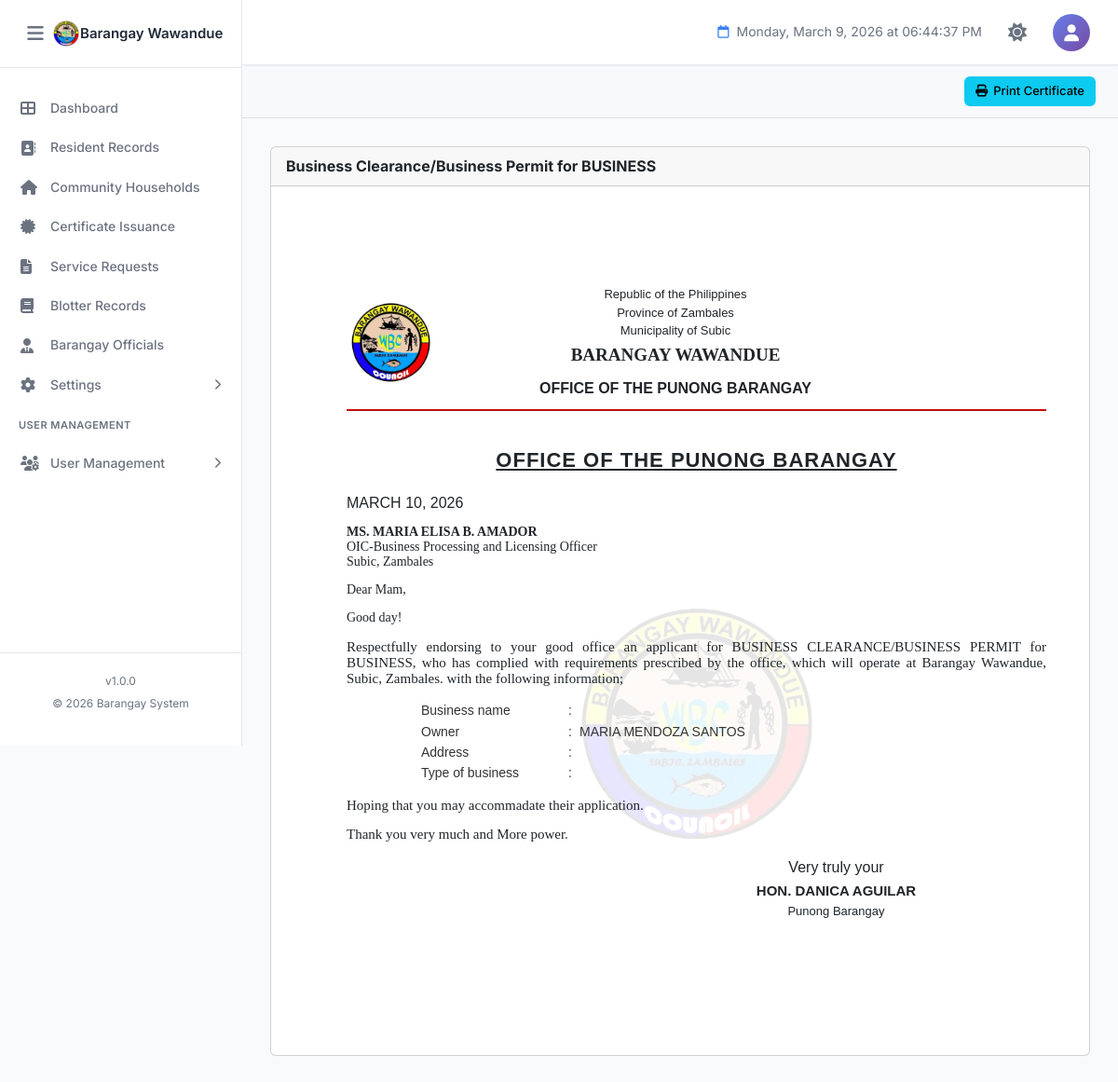
/certifications/certificate-businesspermit.php?resident_id=13 (signed in), run on the app's committed database.
### tables this page shows
CREATE TABLE `barangay_info` (
  `id` int(11) NOT NULL,
  `province_name` varchar(100) NOT NULL DEFAULT 'Province Name',
  `town_name` varchar(100) NOT NULL DEFAULT 'Town/City Name',
  `barangay_name` varchar(100) NOT NULL DEFAULT 'Barangay Name',
  `contact_number` varchar(20) DEFAULT NULL,
  `dashboard_text` text DEFAULT NULL,
  `municipal_logo` varchar(255) DEFAULT NULL COMMENT 'Path to municipal/city logo',
  `barangay_logo` varchar(255) DEFAULT NULL COMMENT 'Path to barangay logo',
  `dashboard_image` varchar(255) DEFAULT NULL COMMENT 'Path to dashboard background image',
  `created_at` timestamp NOT NULL DEFAULT current_timestamp(),
  `updated_at` timestamp NOT NULL DEFAULT current_timestamp() ON UPDATE current_timestamp(),
  `updated_by` int(11) DEFAULT NULL COMMENT 'User ID who last updated',
  PRIMARY KEY (`id`),
  KEY `fk_barangay_info_user` (`updated_by`)
);

CREATE TABLE `residents` (
  `id` int(11) NOT NULL AUTO_INCREMENT,
  `resident_id` varchar(20) DEFAULT NULL COMMENT 'Auto-generated resident ID (Format: W-XXXXX)',
  `photo` varchar(255) DEFAULT NULL COMMENT 'Path to resident photo',
  `first_name` varchar(100) NOT NULL,
  `middle_name` varchar(100) DEFAULT NULL,
  `last_name` varchar(100) NOT NULL,
  `suffix` varchar(20) DEFAULT NULL COMMENT 'Jr., Sr., III, etc.',
  `sex` enum('Male','Female','Other') NOT NULL,
  `date_of_birth` date NOT NULL,
  `age` int(3) DEFAULT NULL COMMENT 'Calculated from date_of_birth',
  `place_of_birth` varchar(255) DEFAULT NULL,
  `religion` varchar(100) DEFAULT NULL,
  `ethnicity` enum('IPS','Non-IPS','') DEFAULT NULL COMMENT 'Indigenous People Status',
  `mobile_number` varchar(20) NOT NULL,
  `email` varchar(100) DEFAULT NULL,
  `current_address` text NOT NULL,
  `household_no` varchar(50) DEFAULT NULL,
  `household_contact` varchar(20) DEFAULT NULL,
  `purok` varchar(50) DEFAULT NULL,
  `civil_status` enum('Single','Married','Widowed','Separated','Divorced') NOT NULL,
  `spouse_name` varchar(255) DEFAULT NULL,
  `father_name` varchar(255) DEFAULT NULL,
  `mother_name` varchar(255) DEFAULT NULL,
  `number_of_children` int(2) DEFAULT 0,
  `household_head` varchar(255) DEFAULT NULL,
  `educational_attainment` varchar(100) DEFAULT NULL,
  `employment_status` varchar(50) DEFAULT NULL,
  `occupation` varchar(100) DEFAULT NULL,
  `monthly_income` varchar(50) DEFAULT NULL,
  `fourps_member` enum('Yes','No') DEFAULT 'No' COMMENT '4Ps Beneficiary',
  `fourps_id` varchar(50) DEFAULT NULL COMMENT '4Ps ID Number',
  `voter_status` enum('Yes','No','') DEFAULT NULL,
  `precinct_number` varchar(50) DEFAULT NULL,
  `pwd_status` enum('Yes','No') DEFAULT 'No' COMMENT 'Person with Disability',
  `senior_citizen` enum('Yes','No') DEFAULT 'No',
  `indigent` enum('Yes','No') DEFAULT 'No',
  `philhealth_id` varchar(50) DEFAULT NULL,
  `membership_type` enum('Member','Dependent','None','') DEFAULT NULL,
  `philhealth_category` varchar(100) DEFAULT NULL,
  `age_health_group` varchar(100) DEFAULT NULL,
  `medical_history` text DEFAULT NULL,
  `lmp_date` date DEFAULT NULL COMMENT 'Last Menstrual Period',
  `using_fp_method` enum('Yes','No','') DEFAULT NULL COMMENT 'Family Planning Method',
  `fp_methods_used` varchar(100) DEFAULT NULL COMMENT 'Family Planning Methods',
  `fp_status` varchar(50) DEFAULT NULL COMMENT 'Family Planning Status',
  `water_source_type` varchar(100) DEFAULT NULL,
  `toilet_facility_type` varchar(100) DEFAULT NULL,
  `remarks` text DEFAULT NULL,
  `verification_status` enum('Pending','Verified','Rejected') DEFAULT 'Pending' COMMENT 'Resident verification status',
  `verified_by` int(11) DEFAULT NULL COMMENT 'User ID who verified',
  `verified_at` datetime DEFAULT NULL COMMENT 'Verification timestamp',
  `rejection_reason` text DEFAULT NULL COMMENT 'Reason if rejected',
  `activity_status` enum('Active','Inactive','Deceased') DEFAULT 'Active' COMMENT 'Resident activity status',
  `status_changed_at` datetime DEFAULT NULL COMMENT 'When status was last changed',
  `status_changed_by` int(11) DEFAULT NULL COMMENT 'User ID who changed status',
  `status_remarks` text DEFAULT NULL COMMENT 'Remarks about status change',
  `created_at` timestamp NOT NULL DEFAULT current_timestamp(),
  `updated_at` timestamp NOT NULL DEFAULT current_timestamp() ON UPDATE current_timestamp(),
  `created_by` int(11) DEFAULT NULL COMMENT 'User ID who created the record',
  `updated_by` int(11) DEFAULT NULL COMMENT 'User ID who last updated',
  PRIMARY KEY (`id`),
  UNIQUE KEY `resident_id` (`resident_id`),
  KEY `idx_last_name` (`last_name`),
  KEY `idx_first_name` (`first_name`),
  KEY `idx_verification_status` (`verification_status`),
  KEY `idx_household_no` (`household_no`),
  KEY `idx_created_at` (`created_at`)
);

### certifications/certificate-businesspermit.php (the view, shortened to what the rows shown need)
<?php
require_once '../config.php';
try {
    $pdo = new PDO(
        "mysql:host=" . DB_HOST . ";dbname=" . DB_NAME . ";charset=utf8mb4",
        DB_USER,
        DB_PASS,
        [
            PDO::ATTR_ERRMODE            => PDO::ERRMODE_EXCEPTION,
            PDO::ATTR_DEFAULT_FETCH_MODE => PDO::FETCH_ASSOC,
            PDO::ATTR_EMULATE_PREPARES   => false
        ]
    );
} catch (PDOException $e) {
    die("Database connection failed: " . $e->getMessage());
}
$resident_id = isset($_GET['resident_id']) ? intval($_GET['resident_id']) : 0;
$resident = null;
try {
    $stmt = $pdo->prepare("
        SELECT id, first_name, middle_name, last_name, suffix, civil_status,
               date_of_birth,
               TIMESTAMPDIFF(YEAR, date_of_birth, CURDATE()) AS age
        FROM residents
        WHERE id = ?
        LIMIT 1
    ");
    $stmt->execute([$resident_id]);
    $row = $stmt->fetch();
    if ($row) {
        $resident = [
            'firstname'  => $row['first_name'],
            'middlename' => $row['middle_name'],
            'lastname'   => $row['last_name'],
            'suffix'     => $row['suffix'],
            'civil_status' => $row['civil_status'],
            'birthdate'  => $row['date_of_birth'],
            'age'        => $row['age'],
        ];
    }
} catch (PDOException $e) {
    error_log("Error fetching resident: " . $e->getMessage());
}
$province   = 'Province';
$town       = 'Municipality';
$brgy       = 'Barangay';
try {
    $biStmt = $pdo->query("SELECT * FROM barangay_info WHERE id = 1 LIMIT 1");
    $bi = $biStmt->fetch();
    if ($bi) {
        $province  = $bi['province_name']  ?? 'Province';
        $town      = $bi['town_name']      ?? 'Municipality';
        $brgy      = $bi['barangay_name']  ?? 'Barangay';
    }
} catch (PDOException $e) {
    error_log("Error fetching barangay info: " . $e->getMessage());
}
$residentFullName = ucwords(trim(
    $resident['firstname'] . ' ' .
    ($resident['middlename'] ? $resident['middlename'] . ' ' : '') .
    $resident['lastname'] .
    ($resident['suffix'] ? ' ' . $resident['suffix'] : '')
));
?>
<!DOCTYPE html>
<html lang="en">
<head>
    <link rel="stylesheet" href="../assets/bootstrap/css/bootstrap.min.css">
    <link rel="stylesheet" href="https://cdnjs.cloudflare.com/ajax/libs/font-awesome/6.4.0/css/all.min.css">
    <link rel="stylesheet" href="../assets/css/style.css">
</head>
<body>
    <?php include '../components/sidebar.php'; ?>
    <main class="main-content">
        <div class="dashboard-content">
            <div class="card">
                <div class="card-body" id="printThis">
                    <div class="cert-page">
                        <div class="cert-header">
                            <div class="header-center">
                                <p>Republic of the Philippines</p>
                                <p>Province of <?= ucwords($province) ?></p>
                                <p>Municipality of <?= ucwords($town) ?></p>
                                <p class="brgy-name"><?= strtoupper($brgy) ?></p>
                                <p class="office-name">OFFICE OF THE PUNONG BARANGAY</p>
                            </div>
                        </div>
                        <h2 class="cert-title">OFFICE OF THE PUNONG BARANGAY</h2>
                        <div class="cert-content-area">
                            <div class="cert-body">
                                <div class="cert-body-content">
                                    <p style="margin-top: 10px; font-size:14px;">
                                        <strong>MS. MARIA ELISA B. AMADOR</strong><br>
                                        <span>OIC-Business Processing and Licensing Officer</span><br>
                                        <span><?= ucwords($town) ?></span>, <span><?= ucwords($province) ?></span>
                                    </p>
                                    <p>
                                        Respectfully endorsing to your good office an applicant for BUSINESS CLEARANCE/BUSINESS PERMIT for
                                        BUSINESS, who has complied with requirements prescribed by the office, which will operate at
                                        <span><?= ucwords($brgy) ?></span>,
                                        <span><?= ucwords($town) ?></span>,
                                        <span><?= ucwords($province) ?>.</span>
                                        with the following information;
                                    </p>
                                <table class="business-info-table">
                                    <tr>
                                        <td class="value"><span><?= strtoupper($residentFullName) ?></span></td>
                                    </tr>
                                </table>
                                    </div>
                                </div>
                            </div>
                        </div>
                    </div>
                </div>
            </div>
    </main>
</body>
</html>

### components/sidebar.php (shortened to what the rows shown need)
<?php
$sidebar_brgy_name = 'BIS';
$sidebar_brgy_logo = 'assets/images/logo.png';
if (isset($conn)) {
    $s_stmt = $conn->prepare("SELECT barangay_name, barangay_logo FROM barangay_info WHERE id = 1 LIMIT 1");
    if ($s_stmt) {
        $s_stmt->execute();
        $s_result = $s_stmt->get_result();
        if ($s_result->num_rows > 0) {
            $s_row = $s_result->fetch_assoc();
            if (!empty($s_row['barangay_name'])) $sidebar_brgy_name = $s_row['barangay_name'];
            if (!empty($s_row['barangay_logo']))  $sidebar_brgy_logo = $s_row['barangay_logo'];
        }
    }
}
if (!file_exists($sidebar_brgy_logo) && file_exists('../' . $sidebar_brgy_logo)) {
    $sidebar_brgy_logo = '../' . $sidebar_brgy_logo;
}
?>
<aside class="sidebar" id="sidebar">
    <div class="sidebar-header">
        <div class="sidebar-brand" style="display:flex;align-items:center;overflow:hidden;">
            <img src="<?php echo htmlspecialchars($sidebar_brgy_logo); ?>" alt="Logo"
                 style="width:30px;height:30px;object-fit:contain;">
            <h2 class="sidebar-title" style="font-size:15px;margin:0;white-space:nowrap;">
                <?php echo htmlspecialchars($sidebar_brgy_name); ?>
            </h2>
        </div>
    </div>
</aside>

### data on the page
barangay_info: barangay_name "Barangay Wawandue", province_name "Zambales", town_name "Subic", barangay_name "BARANGAY WAWANDUE"
residents: residentFullName "MARIA MENDOZA SANTOS"

### other printed values
SITE_VERSION "1.0.0"
SITE_YEAR "2026"
$monthName "MARCH"
$day "10"
$yearNum "2026"
$captain['name'] "DANICA AGUILAR"
